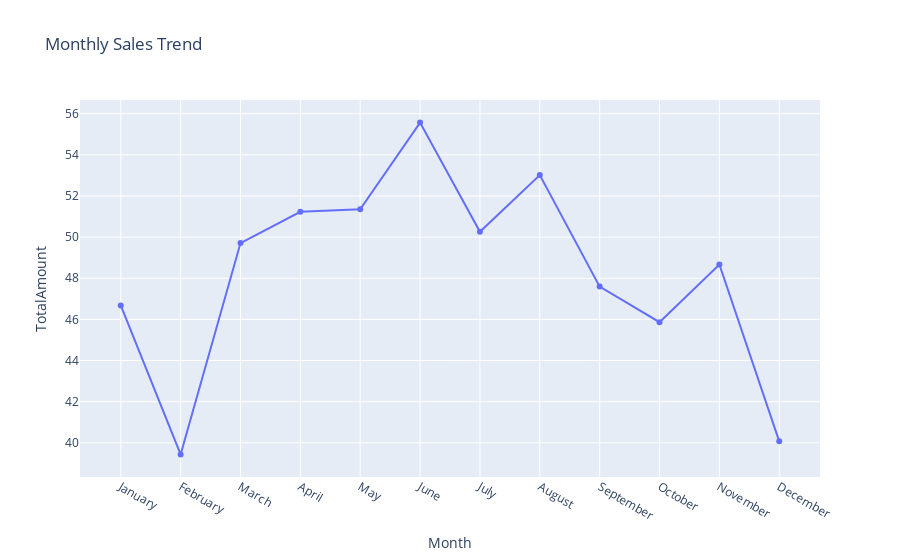

This figure's notebook cell:
### Code cell
# Monthly sales trend (line chart)
monthly_sales = df.groupby(['Month_Num','Month'], as_index=False)['TotalAmount'].sum().sort_values('Month_Num')
fig = px.line(monthly_sales, x='Month', y='TotalAmount', title='Monthly Sales Trend', markers=True)
fig.update_xaxes(categoryorder='array', categoryarray=monthly_sales['Month'])
fig.show()

### Figure 1 — Plotly figure (JSON) as saved in the notebook; plotly's stock layout.template omitted (floating-point values rounded to 4 significant figures)
{"data": [{"hovertemplate": "Month=%{x}<br>TotalAmount=%{y}<extra></extra>", "legendgroup": "", "line": {"color": "#636efa", "dash": "solid"}, "marker": {"symbol": "circle"}, "mode": "lines+markers", "name": "", "orientation": "v", "showlegend": false, "type": "scatter", "x": ["January", "February", "March", "April", "May", "June", "July", "August", "September", "October", "November", "December"], "xaxis": "x", "y": [46.68, 39.44, 49.71, 51.23, 51.35, 55.57, 50.26, 53.02, 47.59, 45.86, 48.67, 40.07], "yaxis": "y"}], "layout": {"legend": {"tracegroupgap": 0}, "title": {"text": "Monthly Sales Trend"}, "xaxis": {"anchor": "y", "categoryarray": ["January", "February", "March", "April", "May", "June", "July", "August", "September", "October", "November", "December"], "categoryorder": "array", "domain": [0, 1], "title": {"text": "Month"}}, "yaxis": {"anchor": "x", "domain": [0, 1], "title": {"text": "TotalAmount"}}}}
